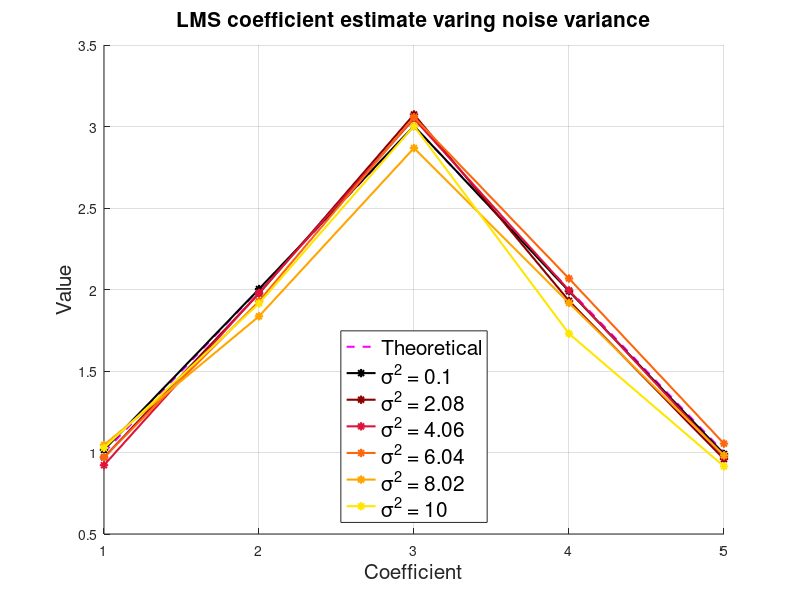

This chart was generated by the following MATLAB code:
clear all;
c = struct('darkred', [139/255   0   0], ...
    'red', [220/255  20/255  60/255], ... 
    'darkorange', [254/255 102/255 13/255],...
    'orange', [255/255 165/255   0],...
    'yellow', [255/255 230/255 0]);

%% 
N = 1000;
x = randn(N,1); 
y = filter([1,2,3,2,1], 1, x); 

% std = 0.1; % standard deviation of noise
% wgn = std*randn(N, 1);
% z = y + wgn; 
% SNR = snr(z,wgn);
Nw = 4;

var = [0.1, 2.08, 4.06, 6.04, 8.02, 10];
wopt = zeros(5, 6);
SNR = zeros(1,6);
for i=1:length(var)
    wgn = sqrt(var(i))*randn(N, 1);
    z = y + wgn;
    ccf_zx = xcorr(z, x, Nw);
    acf_x = xcorr(x, x, Nw);
    snr = std(z)^2/std(wgn)^2;
    %SNR(:,i) = 10*log10(  ) ;
    pzx = ccf_zx(5:end);
    Rxx = toeplitz(acf_x(Nw+1:end),conj(acf_x(Nw+1:end)));
    wopt(:,i) = Rxx\pzx;
end

figure; hold on; grid on; 
plot([1 2 3 2 1], '--m', 'linewidth', 1.5);

plot(wopt(:,1), '-*k', 'linewidth', 1.5);
plot(wopt(:,2), '-*', 'color', c.darkred, 'linewidth', 1.5);
plot(wopt(:,3), '-*', 'color', c.red, 'linewidth', 1.5);
plot(wopt(:,4), '-*', 'color', c.darkorange, 'linewidth', 1.5);
plot(wopt(:,5), '-*', 'color', c.orange, 'linewidth', 1.5);
plot(wopt(:,6), '-*', 'color', c.yellow, 'linewidth', 1.5);

title('LMS coefficient estimate varing noise variance', 'FontSize', 15);
xlabel('Coefficient', 'FontSize', 15); ylabel('Value', 'FontSize', 15);
legend('Theoretical','\sigma^2 = 0.1','\sigma^2 = 2.08','\sigma^2 = 4.06','\sigma^2 = 6.04','\sigma^2 = 8.02','\sigma^2 = 10','FontSize', 15, 'location','south');
